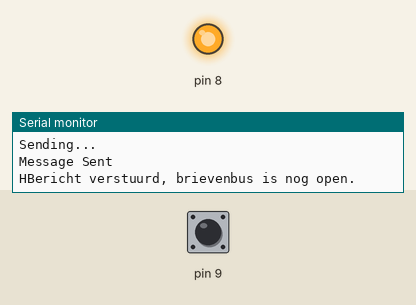
A sketch run on a simulated Arduino Leonardo, built with avr-gcc and run on an emulated ATmega32U4. Parts: output pins drawn as LEDs (lit = HIGH), the last lines printed to the serial monitor. The inputs (shaded band) are chosen by the test bench; at power-on: pin 9 HIGH. WiFi joins after 1.5 s; servers stay silent unless stated; uploads are accepted with an empty reply.

Above: at 3.0 s.
3.1 s: pin 9 pulled LOW for 0.15 s
At 4.0 s:
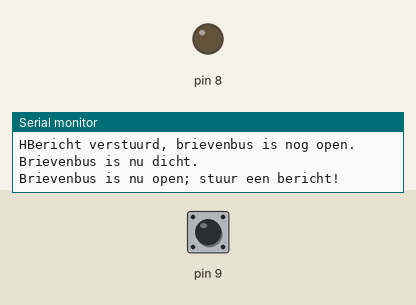
5.1 s: pin 9 pulled LOW for 1 s
9.1 s: pin 9 pulled LOW for 3.2 s
At 14.3 s:
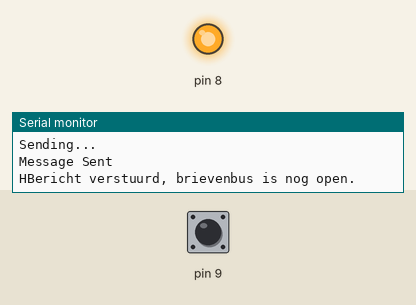
Timing chart, 0 to 15.8 s (numbered marks = the images above; inputs shaded):
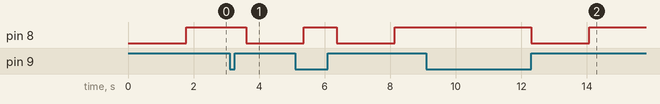

Measured:
- after the input at 3.1 s, pin 8: HIGH → LOW after 0.50 s
- after the input at 9.1 s, pin 8: HIGH → LOW after 3.2 s, → HIGH 1.8 s later

The sketch:

Brievenbuzzer.ino
```cpp
/*
  Web client

 This sketch connects to a website (http://www.google.com)
 using an Arduino Wiznet Ethernet shield.

 Circuit:
 * Ethernet shield attached to pins 10, 11, 12, 13

 created 18 Dec 2009
 by David A. Mellis
 modified 9 Apr 2012
 by Tom Igoe, based on work by Adrian McEwen

 */

#include <SPI.h>
#include <Ethernet.h>
byte mac[] = { 0xDE, 0xAD, 0xBE, 0xEF, 0xFE, 0xED };
char server[] = "project.cmi.hr.nl";
IPAddress ip(192,168,0,177);
EthernetClient client;

boolean canDetect = true;

void setup()
{
  Serial.begin(9600);
     while (!Serial) {
      ; // wait for serial port to connect. Needed for Leonardo only
    }

  Serial.println("Starten...");
  pinMode(9, INPUT_PULLUP);
  pinMode(8, OUTPUT);

  digitalWrite(8, HIGH);

  Serial.println("Gestart!");
}

void loop()
{
  if(canDetect)
  {
    if(digitalRead(9) == HIGH)
    {
      Serial.println("Brievenbus is nu open; stuur een bericht!");

      canDetect = false;
      digitalWrite(8, LOW);

      ConnectAndSend();

      digitalWrite(8, HIGH);

      Serial.println("Bericht verstuurd, brievenbus is nog open.");
      delay(500);
    }
  }
  else
  {
    if(digitalRead(9) == LOW)
    {
      canDetect = true;
      Serial.println("Brievenbus is nu dicht.");
      delay(500);
    }
  }
}

void ConnectAndSend()
{
  boolean success = false;

  while(!success)
  {
    // start the Ethernet connection:
    if (Ethernet.begin(mac) == 0) {
      Serial.println("Failed to configure Ethernet using DHCP");
      // no point in carrying on, so do nothing forevermore:
      // try to congifure using IP address instead of DHCP:
      Ethernet.begin(mac, ip);
    }
    Serial.println("Sending...");

    // if you get a connection, report back via serial:
    if (client.connect(server, 80)) {
      Serial.println("Message Sent");
      // Make a HTTP request:
      client.println("GET /2014_2015/iot_mt1f_t2/website/receiver/submit.php?msg=MESSAGE HTTP/1.1");
      client.println("Host: project.cmi.hr.nl");
      client.println("Connection: close");
      client.println();

      success = true;
    }
    else {
      // kf you didn't get a connection to the server:
      Serial.println("connection failed");
    }

    if (client.available()) {
      char c = client.read();
      Serial.print(c);
    }

    // if the server's disconnected, stop the client:
    if (!client.connected()) {
      Serial.println();
      Serial.println("disconnecting.");
      client.stop();
    }
  }
}
```
